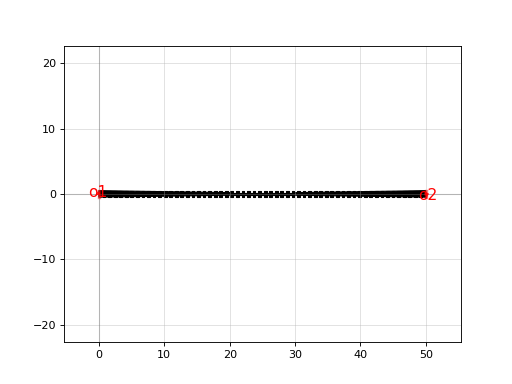

Write Python code to recreate this figure.
import gdsfactory as gf

c = gf.components.dbr_tapered(length=10.0, period=0.85, dc=0.5, w1=0.4, w2=1.0, taper_length=20.0, fins=False, fin_size=[0.2, 0.05], port=[0, 0], direction='EAST')
c.plot()
